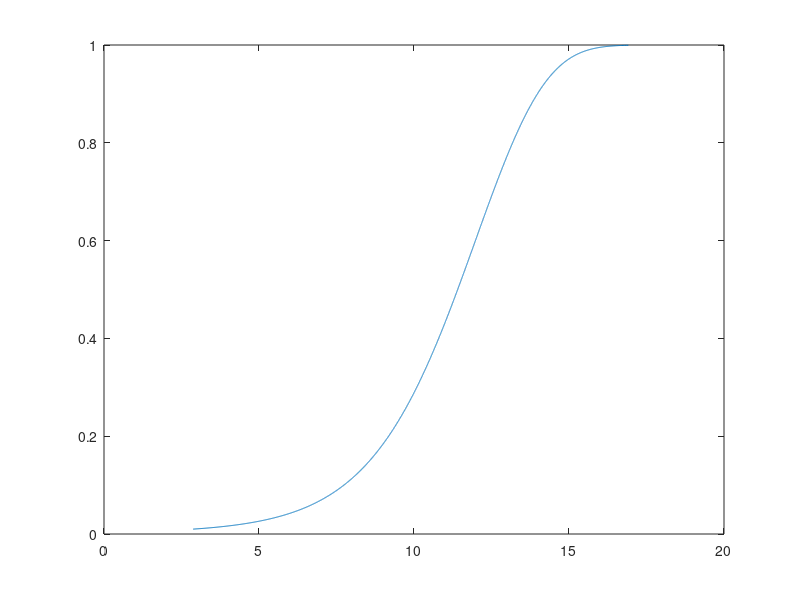

Write the MATLAB code that produced this figure.
close all

Pfa = 1e-4;
Pd = 0.01:0.0001:0.9995;

%% NOISE VOLTAGE DISTRIBUTION

x = -7:.01:7;
%standard deviation of noise
std_dev = (1)^-0.5;
pd = makedist('Normal','Sigma',std_dev);
H0 =  pdf(pd,x);


%% THRESHOLD VOLTAGE

%inverse of the cumulative normal distribution give threshold voltage
%finding P(v|H0) > Vtrice
Vt =  norminv(1- Pfa,0, std_dev)


%% CUMULATIVE VOLTAGE DISTRIBUTION OF NOISE

norm_area_right_pfa = 1 - cdf('Normal',Vt,0,std_dev);
a = norminv(norm_area_right_pfa,0,std_dev)

%% SIGNAL DISTRIBUTION

%lower bound to include 80% of H1 above threshold
norm_area_right_pd = 1- Pd;

%converting area of norm to threshold value

d_thresh = norminv(norm_area_right_pd,0,std_dev);

%plotting pdf of H1
pd_pd = makedist('Normal','Sigma',std_dev, 'mu', 0);

%ploting pdf of H1 with threshold


%% PLOTTING BOTH
H1 = pdf(pd_pd,x);

m = Vt - d_thresh
m2 = m.^2
snr = m2./(std_dev.^2)
snr_db = 10.*log10(snr)

%% ROC plot

plot(snr_db,Pd)























